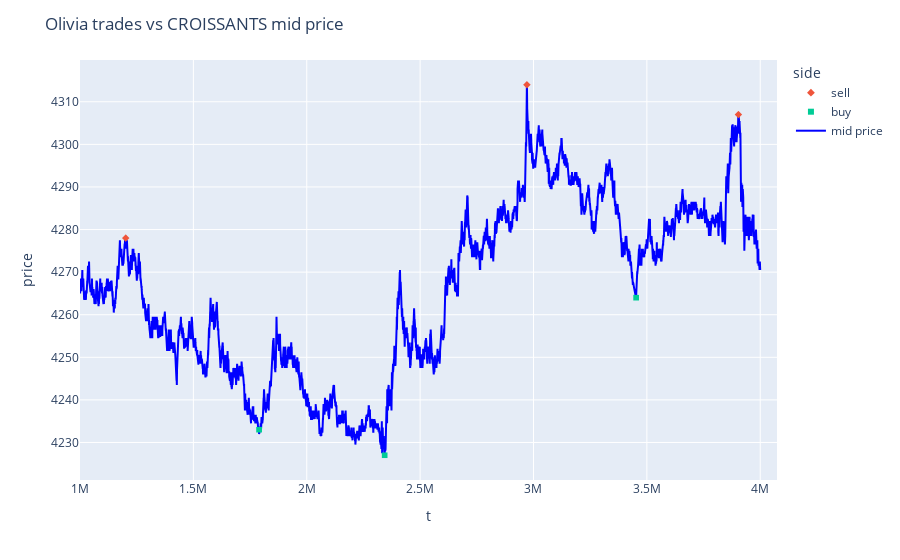

The notebook cell saved with this chart:
### Code cell
import plotly.express as px
import plotly.graph_objects as go

def get_trader_trades(trader, product):
    trader_trades = counterparty_df[((counterparty_df['seller'] == trader) | (counterparty_df['buyer'] == trader)) & (counterparty_df['symbol'] == product)].copy()
    trader_trades['side'] = (trader_trades['seller'] == trader).map({True: 'sell', False: 'buy'})
    return trader_trades
trader, product = 'Olivia', 'CROISSANTS'
trader_trades = get_trader_trades(trader, product)
product_prices = price_df.query('product == @product').sort_values('t')
merged_trades = pd.merge(product_prices, trader_trades, on='t', how='left')

def plot_trader_vs_mid(merged, trader_id, product_id):
    """Plots the trader's trades against the mid price."""
    # Scatter plot for trades
    fig = px.scatter(
        merged, x='t', y='price', color='side', symbol='side',
        hover_data=['price', 'quantity']
    )
    # Add mid price line using go.Scatter
    fig.add_trace(
        go.Scatter(
            x=merged['t'],
            y=merged['mid_price'],
            mode='lines',
            name='mid price',
            line=dict(color='blue', width=2)
        )
    )
    fig.update_layout(title=f'{trader_id} trades vs {product_id} mid price')
    fig.show()

plot_trader_vs_mid(merged_trades, trader, product)

### Figure 1 — Plotly figure (JSON) as saved in the notebook; plotly's stock layout.template omitted (floating-point values rounded to 4 significant figures; data arrays with more than 128 entries replaced by an {"elided": "..."} marker saying what was removed)
{"data": [{"customdata": [[3.0], [3.0], [3.0]], "hovertemplate": "side=sell<br>t=%{x}<br>price=%{y}<br>quantity=%{customdata[0]}<extra></extra>", "legendgroup": "sell", "marker": {"color": "#EF553B", "symbol": "diamond"}, "mode": "markers", "name": "sell", "showlegend": true, "type": "scattergl", "x": [1201600, 2971000, 3903700], "xaxis": "x", "y": [4278.0, 4314.0, 4307.0], "yaxis": "y"}, {"customdata": [[3.0], [3.0], [3.0]], "hovertemplate": "side=buy<br>t=%{x}<br>price=%{y}<br>quantity=%{customdata[0]}<extra></extra>", "legendgroup": "buy", "marker": {"color": "#00cc96", "symbol": "square"}, "mode": "markers", "name": "buy", "showlegend": true, "type": "scattergl", "x": [1789900, 2343600, 3452600], "xaxis": "x", "y": [4233.0, 4227.0, 4264.0], "yaxis": "y"}, {"line": {"color": "blue", "width": 2}, "mode": "lines", "name": "mid price", "type": "scatter", "x": {"elided": "30000 int values"}, "y": {"elided": "30000 float values"}}], "layout": {"legend": {"title": {"text": "side"}, "tracegroupgap": 0}, "margin": {"t": 60}, "title": {"text": "Olivia trades vs CROISSANTS mid price"}, "xaxis": {"anchor": "y", "domain": [0, 1], "title": {"text": "t"}}, "yaxis": {"anchor": "x", "domain": [0, 1], "title": {"text": "price"}}}}
